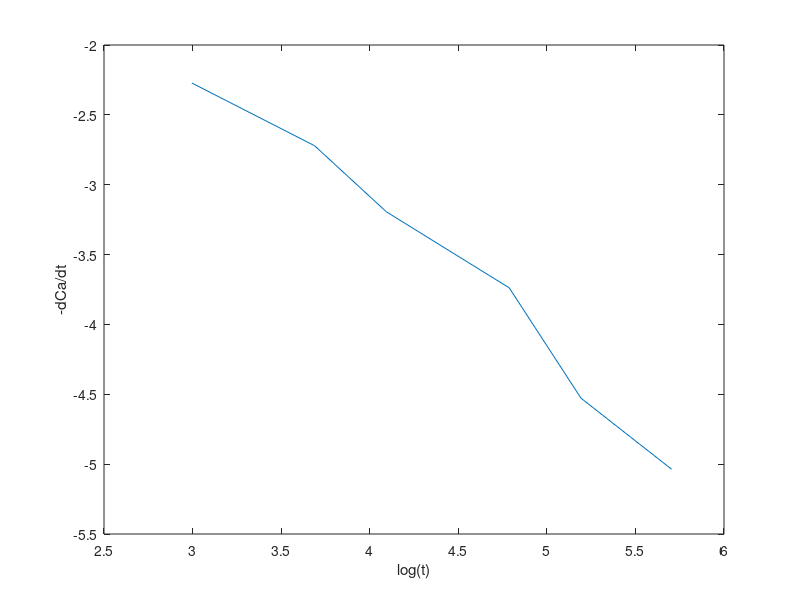

Recreate this plot in MATLAB.
t=[0 20 40 60 120 180 300];
x=log(t);
concentration=[0.133 0.1031 0.0658 0.0410 0.0238 0.0108 0.0065];
y=log(concentration);
plot(x,y);
xlabel('log(t)');
ylabel('-dCa/dt');
